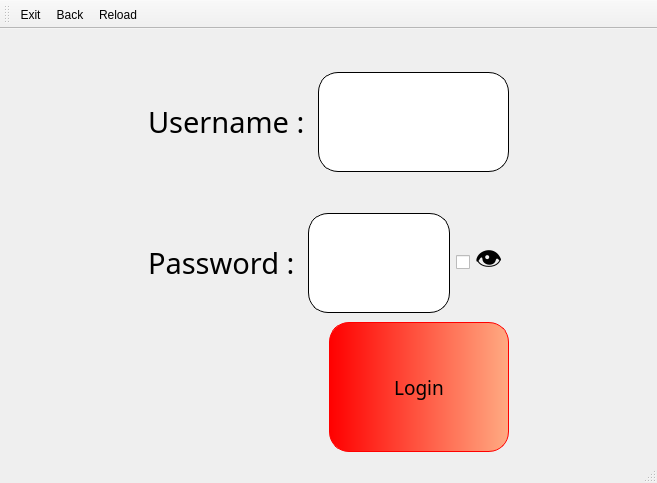
<?xml version="1.0" encoding="UTF-8"?>
<ui version="4.0">
 <class>admin_login</class>
 <widget class="QMainWindow" name="admin_login">
  <property name="geometry">
   <rect>
    <x>0</x>
    <y>0</y>
    <width>657</width>
    <height>483</height>
   </rect>
  </property>
  <property name="windowTitle">
   <string>Login Admin</string>
  </property>
  <property name="styleSheet">
   <string notr="true">QPushButton
{
background-color:qlineargradient(spread:pad, x1:0, y1:0, x2:1, y2:0, stop:0 rgb(255, 0, 0), stop:1 rgb(255, 170, 130));
border: 1px solid red;
border-radius: 20px;

}
#pushButton_Login:hover
{
background-color:qlineargradient(spread:pad, x1:0, y1:0, x2:1, y2:0, stop:0 rgb(255, 94, 30), stop:1 rgba(255, 208, 176, 200));
}
QLineEdit
{
border: 1px solid black;
border-radius: 20px;
}</string>
  </property>
  <widget class="QWidget" name="centralwidget">
   <property name="geometry">
    <rect>
     <x>0</x>
     <y>0</y>
     <width>258</width>
     <height>453</height>
    </rect>
   </property>
   <layout class="QVBoxLayout" name="verticalLayout">
    <item>
     <spacer name="verticalSpacer">
      <property name="orientation">
       <enum>Qt::Vertical</enum>
      </property>
      <property name="sizeType">
       <enum>QSizePolicy::Preferred</enum>
      </property>
      <property name="sizeHint" stdset="0">
       <size>
        <width>20</width>
        <height>176</height>
       </size>
      </property>
     </spacer>
    </item>
    <item>
     <spacer name="verticalSpacer_2">
      <property name="orientation">
       <enum>Qt::Vertical</enum>
      </property>
      <property name="sizeHint" stdset="0">
       <size>
        <width>20</width>
        <height>129</height>
       </size>
      </property>
     </spacer>
    </item>
   </layout>
  </widget>
  <widget class="QMenuBar" name="menubar">
   <property name="geometry">
    <rect>
     <x>0</x>
     <y>0</y>
     <width>657</width>
     <height>19</height>
    </rect>
   </property>
  </widget>
  <widget class="QStatusBar" name="statusbar">
   <property name="geometry">
    <rect>
     <x>0</x>
     <y>0</y>
     <width>3</width>
     <height>21</height>
    </rect>
   </property>
  </widget>
  <widget class="QToolBar" name="toolBar">
   <property name="geometry">
    <rect>
     <x>0</x>
     <y>20</y>
     <width>97</width>
     <height>34</height>
    </rect>
   </property>
   <property name="windowTitle">
    <string>toolBar</string>
   </property>
   <addaction name="actionExit"/>
   <addaction name="actionBack"/>
   <addaction name="actionReload"/>
  </widget>
  <widget class="QWidget" name="">
   <property name="geometry">
    <rect>
     <x>160</x>
     <y>30</y>
     <width>361</width>
     <height>439</height>
    </rect>
   </property>
   <layout class="QHBoxLayout" name="horizontalLayout_5">
    <property name="topMargin">
     <number>0</number>
    </property>
    <item>
     <spacer name="horizontalSpacer_2">
      <property name="orientation">
       <enum>Qt::Horizontal</enum>
      </property>
      <property name="sizeHint" stdset="0">
       <size>
        <width>40</width>
        <height>20</height>
       </size>
      </property>
     </spacer>
    </item>
    <item>
     <layout class="QVBoxLayout" name="verticalLayout_2">
      <property name="topMargin">
       <number>0</number>
      </property>
      <property name="bottomMargin">
       <number>0</number>
      </property>
      <item>
       <layout class="QVBoxLayout" name="verticalLayout_3">
        <property name="topMargin">
         <number>10</number>
        </property>
        <item>
         <layout class="QHBoxLayout" name="horizontalLayout_2">
          <property name="topMargin">
           <number>33</number>
          </property>
          <item>
           <widget class="QLabel" name="label">
            <property name="sizePolicy">
             <sizepolicy hsizetype="Fixed" vsizetype="Fixed">
              <horstretch>0</horstretch>
              <verstretch>0</verstretch>
             </sizepolicy>
            </property>
            <property name="font">
             <font>
              <family>French Script MT</family>
              <pointsize>22</pointsize>
              <bold>false</bold>
             </font>
            </property>
            <property name="text">
             <string>Username : </string>
            </property>
            <property name="buddy">
             <cstring>lineEdit_username</cstring>
            </property>
           </widget>
          </item>
          <item>
           <widget class="QLineEdit" name="lineEdit_username">
            <property name="sizePolicy">
             <sizepolicy hsizetype="Expanding" vsizetype="Preferred">
              <horstretch>0</horstretch>
              <verstretch>0</verstretch>
             </sizepolicy>
            </property>
            <property name="minimumSize">
             <size>
              <width>0</width>
              <height>100</height>
             </size>
            </property>
            <property name="font">
             <font>
              <family>Comic Sans MS</family>
              <pointsize>14</pointsize>
              <bold>false</bold>
             </font>
            </property>
           </widget>
          </item>
         </layout>
        </item>
        <item>
         <spacer name="verticalSpacer_3">
          <property name="orientation">
           <enum>Qt::Vertical</enum>
          </property>
          <property name="sizeHint" stdset="0">
           <size>
            <width>20</width>
            <height>40</height>
           </size>
          </property>
         </spacer>
        </item>
        <item>
         <layout class="QHBoxLayout" name="horizontalLayout_3">
          <property name="topMargin">
           <number>33</number>
          </property>
          <item>
           <widget class="QLabel" name="label_2">
            <property name="sizePolicy">
             <sizepolicy hsizetype="Fixed" vsizetype="Fixed">
              <horstretch>0</horstretch>
              <verstretch>0</verstretch>
             </sizepolicy>
            </property>
            <property name="font">
             <font>
              <family>French Script MT</family>
              <pointsize>22</pointsize>
              <bold>false</bold>
             </font>
            </property>
            <property name="text">
             <string>Password : </string>
            </property>
            <property name="buddy">
             <cstring>lineEdit_password</cstring>
            </property>
           </widget>
          </item>
          <item>
           <widget class="QLineEdit" name="lineEdit_password">
            <property name="sizePolicy">
             <sizepolicy hsizetype="Expanding" vsizetype="Preferred">
              <horstretch>0</horstretch>
              <verstretch>0</verstretch>
             </sizepolicy>
            </property>
            <property name="minimumSize">
             <size>
              <width>0</width>
              <height>100</height>
             </size>
            </property>
            <property name="font">
             <font>
              <family>Comic Sans MS</family>
              <pointsize>14</pointsize>
              <bold>false</bold>
             </font>
            </property>
            <property name="echoMode">
             <enum>QLineEdit::Password</enum>
            </property>
           </widget>
          </item>
          <item>
           <widget class="QCheckBox" name="checkBox_2">
            <property name="font">
             <font>
              <pointsize>20</pointsize>
             </font>
            </property>
            <property name="text">
             <string>👁‍</string>
            </property>
           </widget>
          </item>
         </layout>
        </item>
       </layout>
      </item>
      <item>
       <spacer name="verticalSpacer_7">
        <property name="orientation">
         <enum>Qt::Vertical</enum>
        </property>
        <property name="sizeHint" stdset="0">
         <size>
          <width>20</width>
          <height>40</height>
         </size>
        </property>
       </spacer>
      </item>
      <item>
       <layout class="QHBoxLayout" name="horizontalLayout_4">
        <property name="topMargin">
         <number>0</number>
        </property>
        <item>
         <spacer name="horizontalSpacer">
          <property name="orientation">
           <enum>Qt::Horizontal</enum>
          </property>
          <property name="sizeHint" stdset="0">
           <size>
            <width>40</width>
            <height>20</height>
           </size>
          </property>
         </spacer>
        </item>
        <item>
         <widget class="QPushButton" name="pushButton_Login">
          <property name="sizePolicy">
           <sizepolicy hsizetype="Expanding" vsizetype="Preferred">
            <horstretch>0</horstretch>
            <verstretch>0</verstretch>
           </sizepolicy>
          </property>
          <property name="minimumSize">
           <size>
            <width>0</width>
            <height>130</height>
           </size>
          </property>
          <property name="font">
           <font>
            <family>G2 Geometr885 BT</family>
            <pointsize>14</pointsize>
           </font>
          </property>
          <property name="text">
           <string>Login</string>
          </property>
         </widget>
        </item>
       </layout>
      </item>
     </layout>
    </item>
    <item>
     <spacer name="horizontalSpacer_3">
      <property name="orientation">
       <enum>Qt::Horizontal</enum>
      </property>
      <property name="sizeHint" stdset="0">
       <size>
        <width>40</width>
        <height>20</height>
       </size>
      </property>
     </spacer>
    </item>
   </layout>
  </widget>
  <action name="actionBack">
   <property name="icon">
    <iconset resource="resourse.qrc">
     <normaloff>:/Resourse/Resourse/Icon/back.png</normaloff>:/Resourse/Resourse/Icon/back.png</iconset>
   </property>
   <property name="text">
    <string>Back</string>
   </property>
   <property name="toolTip">
    <string>&lt;html&gt;&lt;head/&gt;&lt;body&gt;&lt;p&gt;&lt;span style=&quot; font-size:10pt;&quot;&gt;Previouse Page&lt;/span&gt;&lt;/p&gt;&lt;/body&gt;&lt;/html&gt;</string>
   </property>
  </action>
  <action name="actionExit">
   <property name="icon">
    <iconset resource="resourse.qrc">
     <normaloff>:/Resourse/Resourse/Icon/Exit critical.png</normaloff>:/Resourse/Resourse/Icon/Exit critical.png</iconset>
   </property>
   <property name="text">
    <string>Exit</string>
   </property>
   <property name="toolTip">
    <string>&lt;html&gt;&lt;head/&gt;&lt;body&gt;&lt;p&gt;&lt;span style=&quot; font-size:10pt;&quot;&gt;Exit&lt;/span&gt;&lt;/p&gt;&lt;/body&gt;&lt;/html&gt;</string>
   </property>
  </action>
  <action name="actionReload">
   <property name="icon">
    <iconset resource="resourse.qrc">
     <normaloff>:/Resourse/Resourse/Icon/reload.png</normaloff>:/Resourse/Resourse/Icon/reload.png</iconset>
   </property>
   <property name="text">
    <string>Reload</string>
   </property>
   <property name="toolTip">
    <string>&lt;html&gt;&lt;head/&gt;&lt;body&gt;&lt;p&gt;&lt;span style=&quot; font-size:10pt;&quot;&gt;Previouse Page&lt;/span&gt;&lt;/p&gt;&lt;/body&gt;&lt;/html&gt;</string>
   </property>
  </action>
 </widget>
 <resources>
  <include location="resourse.qrc"/>
 </resources>
 <connections/>
</ui>
